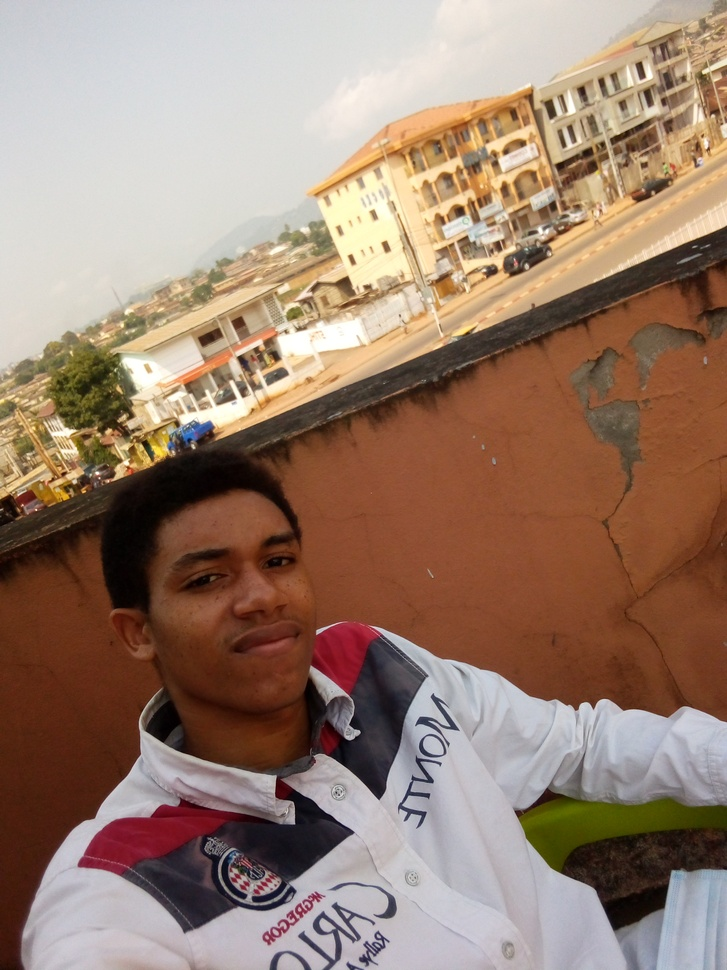
#> input picture moi.jpg, 727 x 970 px, shrunk from 2448 x 3264 before the run
$ python face-detections.py
#> lines starting #> are read from the running program, lines starting #| are printed output that depends on the picture; after the words box and inside, x2 and y2 are one past the last pixel; in counts of white or black regions, pixels touching at a corner belong together
#!/usr/bin/env python3
# -*- coding: utf-8 -*-

import cv2 as cv

# charger les classificateurs en cascade pré-entrainés
face_cascade = cv.CascadeClassifier('haarcascade_frontalface_default.xml')

# charger les images
img = cv.imread('moi.jpg')
#> img is the input picture: shape (970, 727, 3); mean B, G, R 111.4, 127.8, 153.7
gray = cv.cvtColor(img, cv.COLOR_BGR2GRAY)
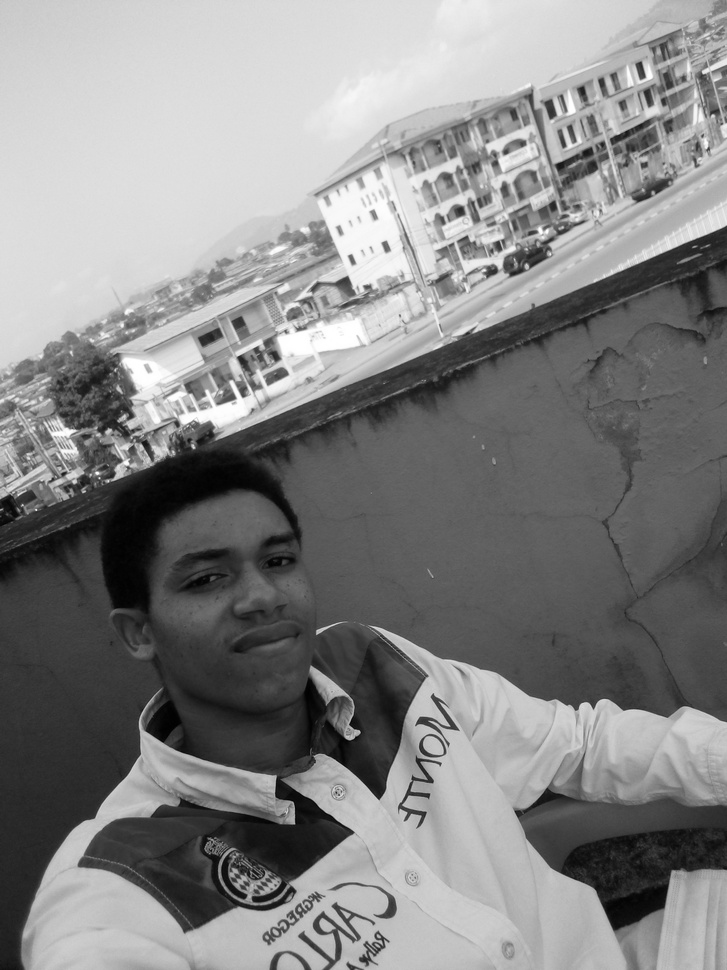
#> gray: shape (970, 727); min 0, max 255, mean 133.7

# exécution de la détection de visage
# detectMultiScale(image, scale factor, number of neighbors)
faces = face_cascade.detectMultiScale(gray, 1.1, 8)
#> faces = [[135, 481, 220, 220]]

# affichage des visages
i = 0
for face in faces:
    x, y, w, h = face

    # dessiner le rectangle sur l'image principale
    cv.rectangle(img, (x, y), (x + w, y + h), (0, 255, 0), 2)

    # extraire les visages de l'image principale
    # OpenCV et Numpy: y <-> row et x <-> col
    face = img[y:y+h, x:x+w]

    # afficher face0, face1, face2, etc...
    cv.imshow('face{}'.format(i), face)
    i += 1
#> this loop made 1 pass
#> (x, y, w, h, i) on pass 1: (135, 481, 220, 220, 1)
#> pass 1, `face = img[y:y+h, x:x+w]`:
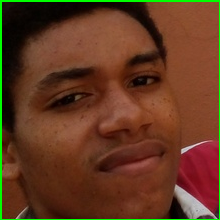
#> face: shape (220, 220, 3); mean B, G, R 32.6, 57.4, 98.6
#> after the loop:
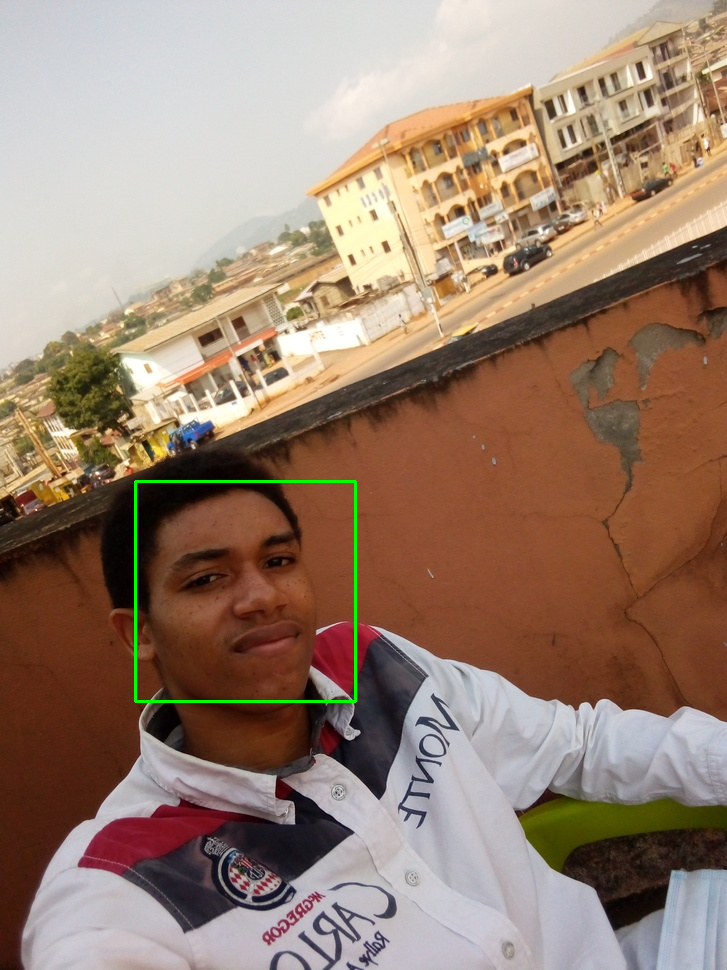
#> img: shape (970, 727, 3); 0.37% of pixels changed, all inside (x1, y1, x2, y2) = (134, 480, 357, 703)
#> after the loop, i = 1

# affiche l'image principale
cv.imshow('image principale', img)
cv.waitKey(0)
cv.destroyAllWindows()

$ run again, with brad-angelina.jpg copied over moi.jpg
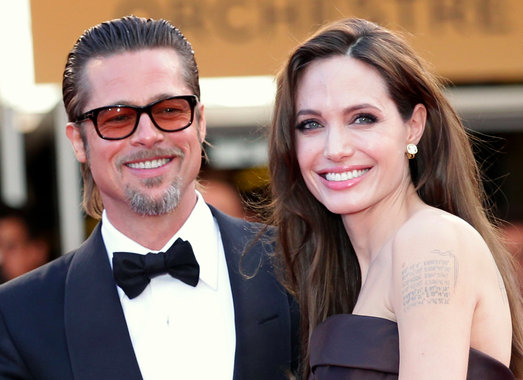
#> input picture brad-angelina.jpg, 523 x 380 px
#> img is the input picture: shape (380, 523, 3); mean B, G, R 113.1, 121.5, 144.6
#> faces = [[275, 68, 137, 137], [70, 58, 146, 146]]
#> the loop `for face in faces:` made 2 passes
#> (x, y, w, h, i) on passes 1 to 2: (275, 68, 137, 137, 1), (70, 58, 146, 146, 2)
#> pass 1, `face = img[y:y+h, x:x+w]`:
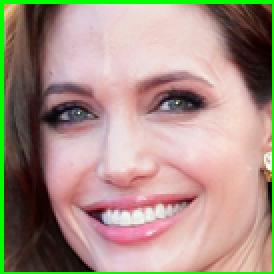
#> face: shape (137, 137, 3) (shown 2 times larger); mean B, G, R 133.8, 145.8, 168.3
#> after the loop `for face in faces:`:
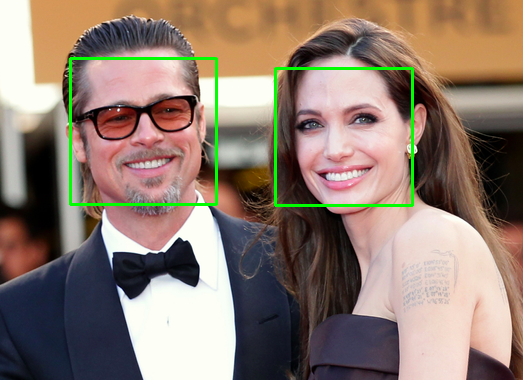
#> img: shape (380, 523, 3); 1.7% of pixels changed, all inside (x1, y1, x2, y2) = (69, 57, 414, 207)
#> after the loop `for face in faces:`: i = 2

$ run again, with obama.jpg copied over moi.jpg
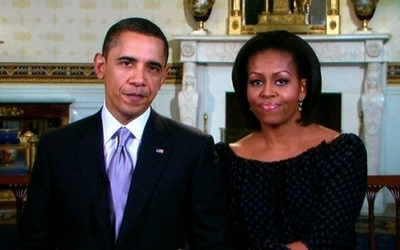
#> input picture obama.jpg, 400 x 250 px
#> img is the input picture: shape (250, 400, 3); mean B, G, R 74.2, 77.5, 82.5
#> faces = [[236, 55, 65, 65], [102, 37, 73, 73]]
#> the loop `for face in faces:` made 2 passes
#> (x, y, w, h, i) on passes 1 to 2: (236, 55, 65, 65, 1), (102, 37, 73, 73, 2)
#> pass 1, `face = img[y:y+h, x:x+w]`:
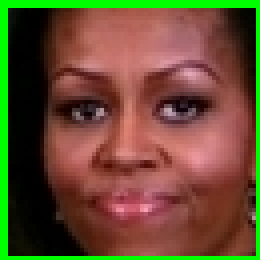
#> face: shape (65, 65, 3) (shown 4 times larger); mean B, G, R 49.3, 78, 102.4
#> after the loop `for face in faces:`:
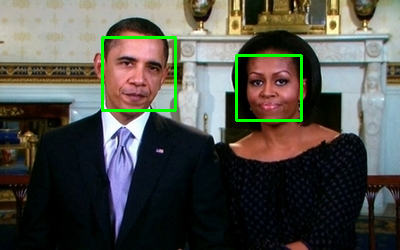
#> img: shape (250, 400, 3); 1.65% of pixels changed, all inside (x1, y1, x2, y2) = (101, 36, 303, 122)
#> after the loop `for face in faces:`: i = 2
